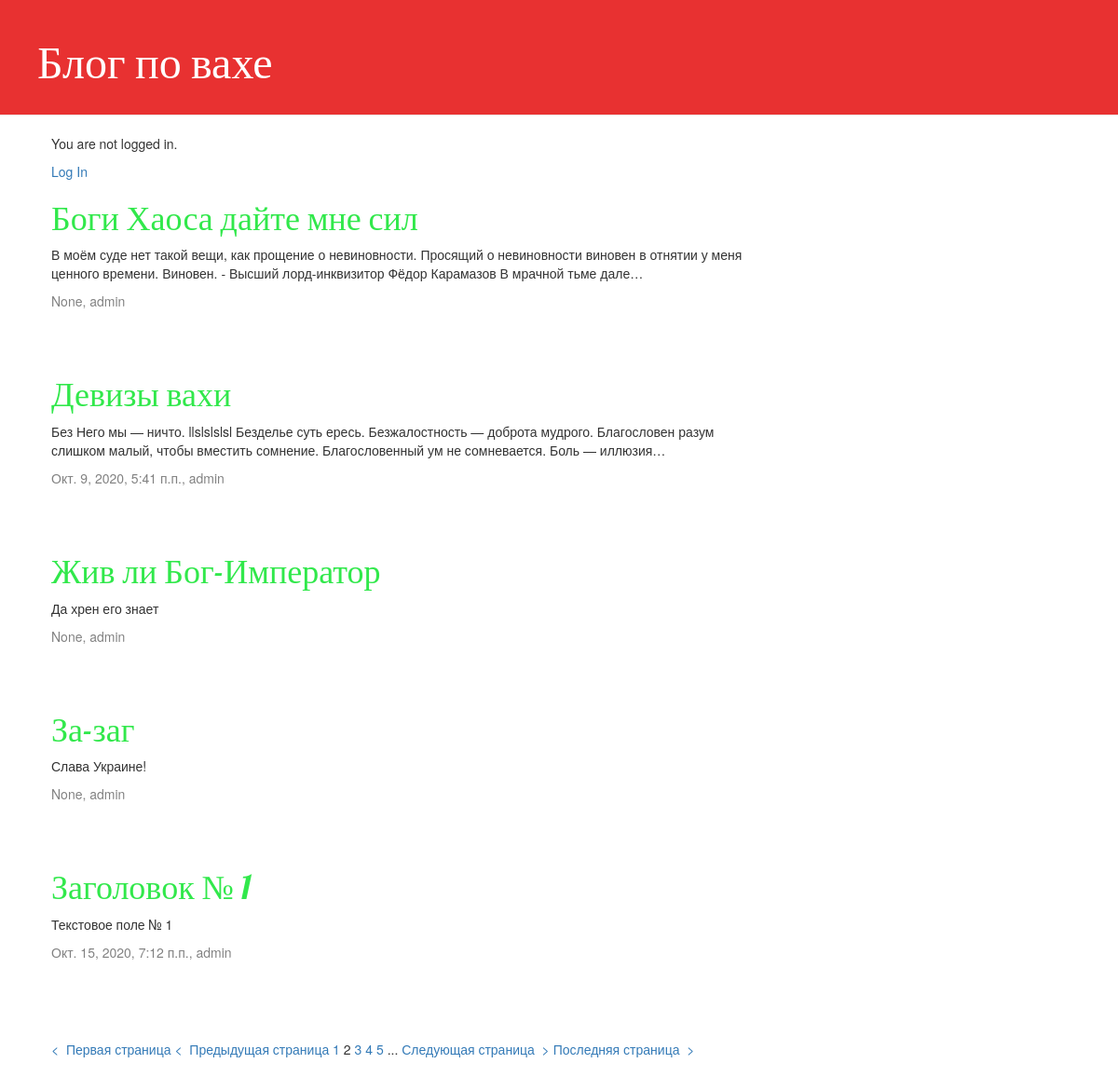
Screenshot of /?page=2 with the database file from the repository.
### blog/models.py (models this page shows, shortened)
class Post(models.Model):
    author = models.ForeignKey(settings.AUTH_USER_MODEL, on_delete=models.CASCADE)
    title = models.CharField(max_length=200)
    text = models.TextField()
    created_datetime = models.DateTimeField(default=timezone.now)
    published_date = models.DateTimeField(blank = True, null = True)

### blog/views.py (the view)
# urls.py: path('', views.post_list, name='post_list'),
def post_list(request):
    posts = Post.objects.all().order_by('title')
    paginator = Paginator(posts, 5)
    page = request.GET.get('page')
    try:
        posts = paginator.page(page)
    except PageNotAnInteger:
        posts = paginator.page(1)
    except EmptyPage:
        posts = paginator.page(paginator.num_pages)
    return render(request, 'blog/post_list.html', {'page': page, 'posts': posts, 'last_page': paginator.num_pages})

### blog/templates/blog/post_list.html (shortened to what this page needs)
{% extends 'blog/base.html' %}
{% load static %}
{% block content %}
    {% for post in posts %}
        <div class="post">
            <h1><a href="{% url 'post_detail' pk=post.pk %}">{{ post.title }}</a></h1>
            <p>{{ post.text| truncatechars:200 }}</p>
            <div class="date">
                {{ post.published_date }}, {{ post.author }}
            </div>
        </div>
    {% endfor %}
    <div class="pagination">
        <a href="?page={{ posts.first_page}}">&lt;&nbsp; Первая страница</a>
        {% if posts.has_previous %}
            <a href="?page={{ posts.previous_page_number}}">&lt;&nbsp; Предыдущая страница</a>
        {% else %}
            <span>&lt;&nbsp; Предыдущая страница</span>
        {% endif %}
        {% if posts.number|add:'-1' > 0 %}
            <a href="?page={{ posts.number|add:'-1'}}">{{ posts.number|add:'-1' }}</a>
        {% endif %}
        <span>{{ posts.number }}</span>
        {% if posts.number|add:'1' <= posts.next_page_number %}
            <a href="?page={{ posts.number|add:'1'}}">{{ posts.number|add:'1' }}</a>
        {% endif %}
        {% if posts.number|add:'2' <= posts.next_page_number|add:'1' %}
            <a href="?page={{ posts.number|add:'2'}}">{{ posts.number|add:'2' }}</a>
        {% endif %}
        {% if posts.number|add:'3' <= posts.next_page_number|add:'2' %}
            <a href="?page={{ posts.number|add:'3'}}">{{ posts.number|add:'3' }}</a>
        {% endif %}
        {% if posts.number|add:'4' <= posts.next_page_number|add:'3' %}
            <span class="ellipsis">...</span>
        {% endif %}
        {% if posts.has_next %}
            <a href="?page={{ posts.next_page_number }}">Следующая страница &nbsp;&gt;</a>
        {% else %}
            <span>Следующая страница &nbsp;&gt;</span>
        {% endif %}
        <a href="?page={{ last_page }}">Последняя страница &nbsp;&gt;</a>
    </div>
{% endblock %}

### blog/static/css/blog.css (style rules this page uses)
h1, h2, h3, h4 { font-family: 'Lobster', cursive; }
.date { color: #828282; }
.post { margin-bottom: 70px; }
.post h1 a, .post h1 a:visited { color: #31E84B; }
.pagination { margin-top: 1em; }
.pagination a { text-decoration: none; }

### rows the page displays
Post: title "Боги Хаоса дайте мне сил", text "В моём суде нет такой вещи, как прощение о невиновности. Просящий о невиновности виновен в отнятии у меня ценного времени. Виновен. - Высший лорд-инквизитор Фёдор Карамазов В мрачной тьме дале…", published_date "None", author "admin"
Post: title "Девизы вахи", text "Без Него мы — ничто. llslslslsl Безделье суть ересь. Безжалостность — доброта мудрого. Благословен разум слишком малый, чтобы вместить сомнение. Благословенный ум не сомневается. Боль — иллюзия…", published_date "Окт. 9, 2020, 5:41 п.п.", author "admin"
Post: title "Жив ли Бог-Император", text "Да хрен его знает", published_date "None", author "admin"
Post: title "За-заг", text "Слава Украине!", published_date "None", author "admin"
Post: title "Заголовок № 1", text "Текстовое поле № 1", published_date "Окт. 15, 2020, 7:12 п.п.", author "admin"

### other values shown
{{ posts.number|add:'-1' }} "1"
{{ posts.number }} "2"
{{ posts.number|add:'1' }} "3"
{{ posts.number|add:'2' }} "4"
{{ posts.number|add:'3' }} "5"
